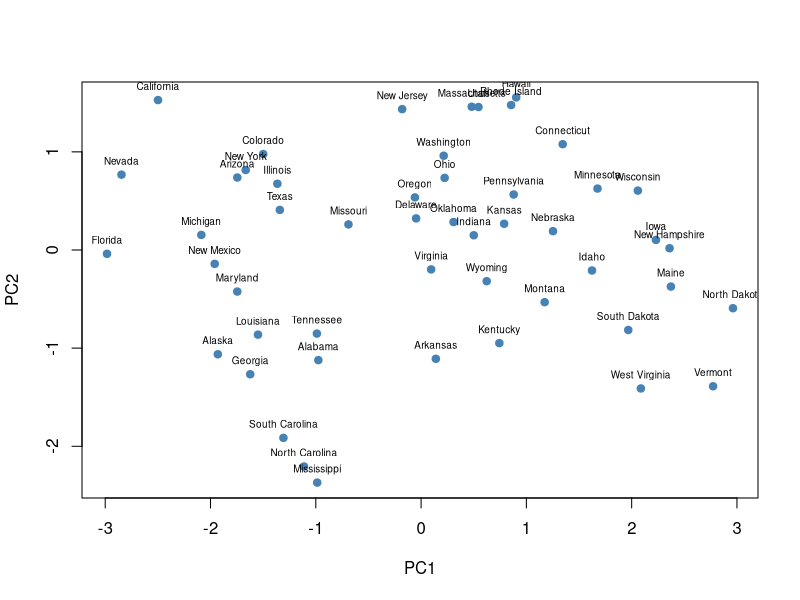

This figure's R source:
# a)

data("USArrests")

datos =  USArrests
datos_centrados = datos |>  scale(center = T, scale = F) |>  as.data.frame()
lapply(datos_centrados, mean)

datos_centrados |>  head(n = 10)

#b)
matriz_covarianza = datos_centrados |>  cov() |>  as.data.frame()
lapply(datos_centrados, var)

datos_estandarizados = datos |>  scale(center = T, scale = T) |>  as.data.frame()
lapply(datos_estandarizados, var)

matriz_covarianza_estandarizada = datos_estandarizados |>  cov() |>  as.data.frame()
matriz_covarianza_estandarizada
#c)
valores = matriz_covarianza_estandarizada |>  eigen()
valores_propios  = valores$values
vectores_propios = valores$vectors |>  as.data.frame()

valores_propios
vectores_propios

#d) 
pca = datos |> prcomp(center = TRUE, scale. = TRUE)
componentes = pca[["x"]] |>  as.data.frame()

plot(x = componentes$PC1, y = componentes$PC2,
     xlab = "PC1", ylab = "PC2", pch = 19, col = "steelblue")
text(componentes$PC1, componentes$PC2, labels = rownames(datos), pos = 3, cex = 0.6)



#e)

varianza = valores_propios / sum(valores_propios)
varianza_acumulada = cumsum(varianza)

data.frame(
  valores = valores_propios,
  varianza = varianza |>  round(digits = 4),
  varianza_acumulada = varianza_acumulada |>  round(digits = 4)
  )

summary(pca)

pca


  
